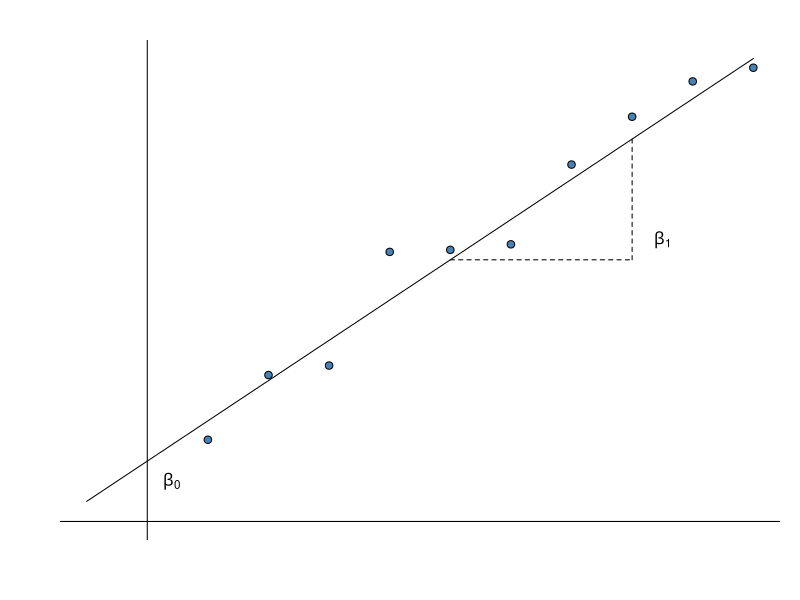

Write R code to recreate this figure.
## ---- chunk 1
ex = -1:10
ey = 2 * ex + 3
set.seed(1)
#setnicepar();mypalette(1)
par(mar = c(3, 3, 2, 1), mgp = c(2, 0.4, 0), tck = -.01,
                      cex.axis = 0.9, las = 1)
plot(ex, ey, type = "l", xlab = "", ylab = "", ylim = range(0, max(ey)),
     xlim = range(-1, max(ex)), axes = FALSE)
abline(v = 0); abline(h = 0)
trix = ex[7:10]
triy = ey[7:10]
lines(trix, rep(triy[1], length(trix)), lty = 2, col = 1)
lines(rep(trix[length(trix)], length(triy)), triy, lty = 2, col = 1)
text(0.4, 2, labels = expression(beta[0]), col = 1)
text(ex[10] + 0.5, ey[7] + 1, labels = expression(beta[1]), col = 1)
points(1:10, ey[-1:-2] + rnorm(10, sd = 1.5), pch = 21, bg = "steelblue")
